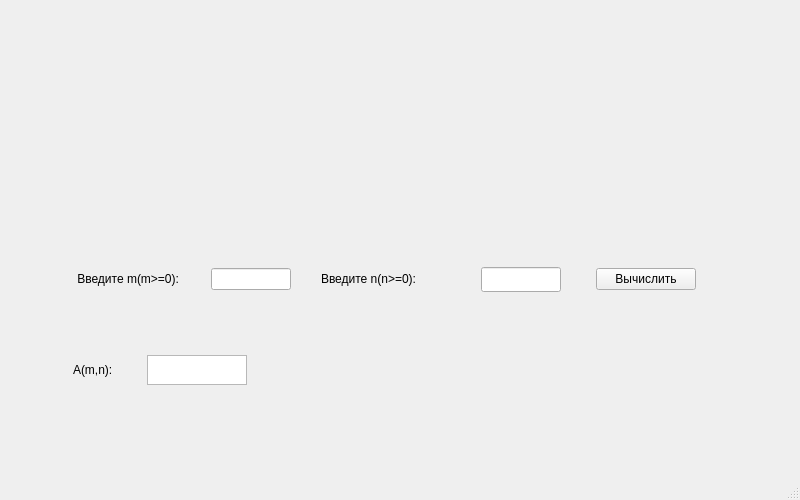
<?xml version="1.0" encoding="UTF-8"?>
<ui version="4.0">
 <class>MainWindow</class>
 <widget class="QMainWindow" name="MainWindow">
  <property name="geometry">
   <rect>
    <x>0</x>
    <y>0</y>
    <width>800</width>
    <height>500</height>
   </rect>
  </property>
  <property name="sizePolicy">
   <sizepolicy hsizetype="Fixed" vsizetype="Fixed">
    <horstretch>60</horstretch>
    <verstretch>0</verstretch>
   </sizepolicy>
  </property>
  <property name="minimumSize">
   <size>
    <width>800</width>
    <height>500</height>
   </size>
  </property>
  <property name="maximumSize">
   <size>
    <width>800</width>
    <height>500</height>
   </size>
  </property>
  <property name="windowTitle">
   <string>MainWindow</string>
  </property>
  <widget class="QWidget" name="centralwidget">
   <widget class="QLabel" name="image">
    <property name="geometry">
     <rect>
      <x>120</x>
      <y>100</y>
      <width>611</width>
      <height>131</height>
     </rect>
    </property>
    <property name="text">
     <string/>
    </property>
   </widget>
   <widget class="QWidget" name="horizontalLayoutWidget">
    <property name="geometry">
     <rect>
      <x>60</x>
      <y>249</y>
      <width>651</width>
      <height>61</height>
     </rect>
    </property>
    <layout class="QHBoxLayout" name="horizontalLayout">
     <property name="spacing">
      <number>1</number>
     </property>
     <item>
      <widget class="QLabel" name="inputM">
       <property name="sizePolicy">
        <sizepolicy hsizetype="Fixed" vsizetype="Fixed">
         <horstretch>40</horstretch>
         <verstretch>20</verstretch>
        </sizepolicy>
       </property>
       <property name="minimumSize">
        <size>
         <width>80</width>
         <height>20</height>
        </size>
       </property>
       <property name="text">
        <string> Введите m(m&gt;=0):  </string>
       </property>
      </widget>
     </item>
     <item>
      <spacer name="horizontalSpacer">
       <property name="orientation">
        <enum>Qt::Horizontal</enum>
       </property>
       <property name="sizeType">
        <enum>QSizePolicy::Fixed</enum>
       </property>
       <property name="sizeHint" stdset="0">
        <size>
         <width>10</width>
         <height>20</height>
        </size>
       </property>
      </spacer>
     </item>
     <item>
      <widget class="QLineEdit" name="mEdit">
       <property name="sizePolicy">
        <sizepolicy hsizetype="Fixed" vsizetype="Fixed">
         <horstretch>80</horstretch>
         <verstretch>20</verstretch>
        </sizepolicy>
       </property>
       <property name="maximumSize">
        <size>
         <width>80</width>
         <height>16777215</height>
        </size>
       </property>
      </widget>
     </item>
     <item>
      <spacer name="horizontalSpacer_2">
       <property name="orientation">
        <enum>Qt::Horizontal</enum>
       </property>
       <property name="sizeType">
        <enum>QSizePolicy::Fixed</enum>
       </property>
       <property name="sizeHint" stdset="0">
        <size>
         <width>15</width>
         <height>20</height>
        </size>
       </property>
      </spacer>
     </item>
     <item>
      <widget class="QLabel" name="inputN">
       <property name="sizePolicy">
        <sizepolicy hsizetype="Fixed" vsizetype="Fixed">
         <horstretch>80</horstretch>
         <verstretch>20</verstretch>
        </sizepolicy>
       </property>
       <property name="minimumSize">
        <size>
         <width>80</width>
         <height>20</height>
        </size>
       </property>
       <property name="maximumSize">
        <size>
         <width>135</width>
         <height>20</height>
        </size>
       </property>
       <property name="text">
        <string>Введите n(n&gt;=0):</string>
       </property>
      </widget>
     </item>
     <item>
      <spacer name="horizontalSpacer_3">
       <property name="orientation">
        <enum>Qt::Horizontal</enum>
       </property>
       <property name="sizeType">
        <enum>QSizePolicy::Fixed</enum>
       </property>
       <property name="sizeHint" stdset="0">
        <size>
         <width>10</width>
         <height>20</height>
        </size>
       </property>
      </spacer>
     </item>
     <item>
      <widget class="QLineEdit" name="nEdit">
       <property name="sizePolicy">
        <sizepolicy hsizetype="Fixed" vsizetype="Fixed">
         <horstretch>80</horstretch>
         <verstretch>20</verstretch>
        </sizepolicy>
       </property>
       <property name="minimumSize">
        <size>
         <width>80</width>
         <height>20</height>
        </size>
       </property>
       <property name="maximumSize">
        <size>
         <width>80</width>
         <height>25</height>
        </size>
       </property>
      </widget>
     </item>
     <item>
      <spacer name="horizontalSpacer_4">
       <property name="orientation">
        <enum>Qt::Horizontal</enum>
       </property>
       <property name="sizeType">
        <enum>QSizePolicy::Fixed</enum>
       </property>
       <property name="sizeHint" stdset="0">
        <size>
         <width>20</width>
         <height>20</height>
        </size>
       </property>
      </spacer>
     </item>
     <item>
      <widget class="QPushButton" name="calculate">
       <property name="maximumSize">
        <size>
         <width>100</width>
         <height>16777215</height>
        </size>
       </property>
       <property name="text">
        <string>Вычислить</string>
       </property>
      </widget>
     </item>
    </layout>
   </widget>
   <widget class="QWidget" name="horizontalLayoutWidget_2">
    <property name="geometry">
     <rect>
      <x>60</x>
      <y>330</y>
      <width>201</width>
      <height>80</height>
     </rect>
    </property>
    <layout class="QHBoxLayout" name="horizontalLayout_2">
     <property name="spacing">
      <number>1</number>
     </property>
     <item>
      <widget class="QLabel" name="output">
       <property name="maximumSize">
        <size>
         <width>60</width>
         <height>20</height>
        </size>
       </property>
       <property name="text">
        <string>A(m,n):</string>
       </property>
      </widget>
     </item>
     <item>
      <widget class="QTextBrowser" name="result">
       <property name="sizePolicy">
        <sizepolicy hsizetype="Preferred" vsizetype="Preferred">
         <horstretch>0</horstretch>
         <verstretch>0</verstretch>
        </sizepolicy>
       </property>
       <property name="maximumSize">
        <size>
         <width>100</width>
         <height>30</height>
        </size>
       </property>
      </widget>
     </item>
    </layout>
   </widget>
  </widget>
  <widget class="QMenuBar" name="menubar">
   <property name="geometry">
    <rect>
     <x>0</x>
     <y>0</y>
     <width>800</width>
     <height>22</height>
    </rect>
   </property>
  </widget>
  <widget class="QStatusBar" name="statusbar"/>
 </widget>
 <resources/>
 <connections/>
</ui>
